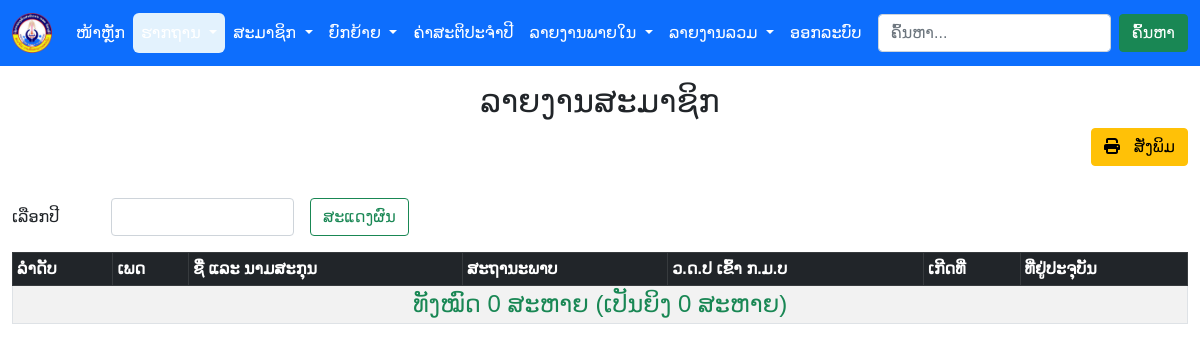
Before: /rpt.php?page=member (signed in) with the older database file.
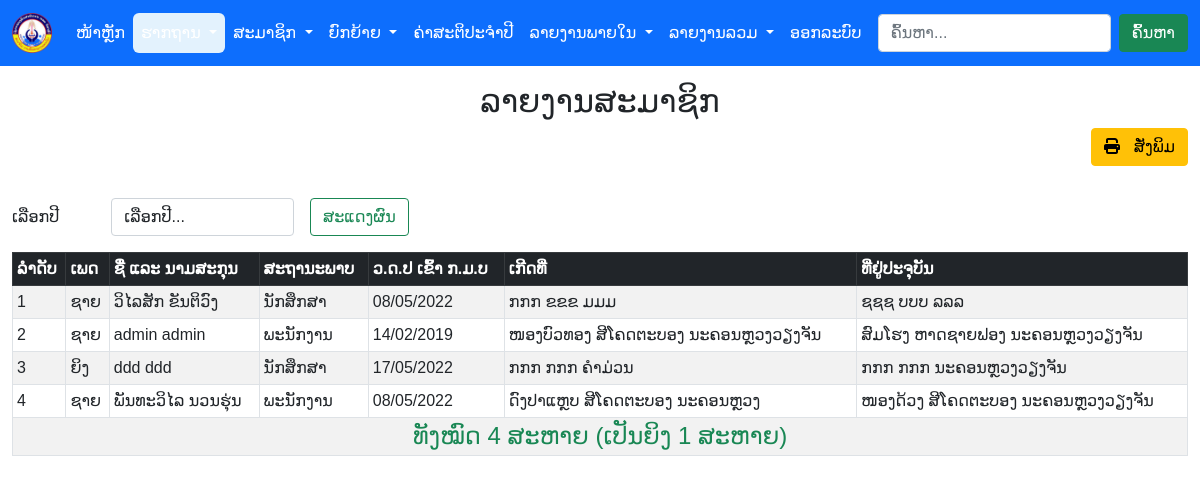
After: the same page with the newer database file.
### tables this page shows
CREATE TABLE `member` (
  `mem_id` int(11) NOT NULL COMMENT 'ລະຫັດສະມາຊິກ',
  `username` varchar(10) NOT NULL COMMENT 'ບັນຊີຜູ້ໃຊ້',
  `password` varchar(255) NOT NULL COMMENT 'ລະຫັດຜ່ານ',
  `role` int(5) NOT NULL DEFAULT 3 COMMENT 'ສິດທິ',
  `book_no` int(5) DEFAULT NULL COMMENT 'ເລກປຶ້ມຕິດຕາມ',
  `firstname` varchar(30) NOT NULL COMMENT 'ຊື່',
  `lastname` varchar(30) NOT NULL COMMENT 'ນາມສະກຸນ',
  `gender` varchar(6) DEFAULT NULL COMMENT 'ເພດ',
  `ethnic` varchar(10) DEFAULT NULL COMMENT 'ຊົນເຜົ່າ',
  `dob` date DEFAULT NULL COMMENT 'ວດປ ເກີດ',
  `h_village` varchar(30) DEFAULT NULL COMMENT 'ບ້ານເກີດ',
  `h_district` varchar(30) DEFAULT NULL COMMENT 'ເມືອງເກີດ',
  `h_province` varchar(30) DEFAULT NULL COMMENT 'ແຂວງເກີດ',
  `addr_village` varchar(30) DEFAULT NULL COMMENT 'ບ້ານຢູ່',
  `addr_district` varchar(30) DEFAULT NULL COMMENT 'ເມືອງຢູ່',
  `addr_province` varchar(30) DEFAULT NULL COMMENT 'ແຂວງຢູ່',
  `join_trade_union_date` date DEFAULT NULL COMMENT 'ວດປ ເຂົ້າຮ່ວມ ກມບ',
  `join_party_date` date DEFAULT NULL COMMENT 'ວດປ ເຂົ້າພັກ',
  `join_women_union_date` date DEFAULT NULL COMMENT 'ວດປ ເຂົ້າສະຫະພັນແມ່ຍິງ',
  `status` int(10) NOT NULL DEFAULT 0 COMMENT 'ສະຖານະສະມາຊິກ',
  `group_id` int(10) NOT NULL COMMENT 'ລະຫັດຈຸ',
  `join_local` date NOT NULL COMMENT 'ວັນທີຮັບເຂົ້າຮາກຖານ'
);

### include/function.php (called while the page is built, shortened)
<?php
function getReport($page){
    $title = '';
    switch($page){
        case 'member': $title = 'ລາຍງານສະມາຊິກ';
        break;
    }
    return $title;
}
function getReportQuery($page, $otherQuery=null){
    $sql = '';
    switch($page){
            case 'member': $sql = "
            SELECT
            CONCAT(member.firstname, ' ', member.lastname) AS fullname,
            CONCAT(member.h_village, ' ', member.h_district, ' ', member.h_province) AS hometown,
            CONCAT(member.addr_village, ' ', member.addr_district, ' ', member.addr_province) AS current_address,
            DATE_FORMAT(member.join_trade_union_date, '%d/%m/%Y') AS j_t_d,
            groups.group_name ,
            member.role,
            member.gender
            FROM member
            JOIN groups ON groups.id = member.group_id
            WHERE groups.col_id = ". $_SESSION['college_id'] ."
            AND member.status <> 2 ";
            if($otherQuery!=null){
                $sql .= $otherQuery;
            }else{
                $sql .= " AND YEAR(join_local) <= ". date('Y');
            }
            $sql .= " ORDER BY member.status ASC, fullname
            ;
            ";
        break;
    }
    return $sql;
}

### rpt.php (the view, shortened to what the changed rows need)
<?php
if($_GET || isset($_GET['page'])):
require_once __DIR__ . '/include/function.php';
require_once __DIR__ . '/include/dbconfig.php';
require_once __DIR__ . '/header.php';
$page = $_GET['page'];
?>
<div class="container-fluid mt-3 mb-3">
    <h2 class="text-center">
        <?= getReport($page) ?>
    </h2>
<?php
    $count = 1;
    $total=$female = 0;
    if($page == 'college'){
        $rs = mysqli_query($con, getReportQuery($page));
        echo mysqli_error($con);
        echo '
        <table class="table table-bordered table-striped table-sm">
                <thead class="table-dark">
                    <tr>
                        <th>ລຳດັບ</th>
                        <th>ຮາກຖານ</th>
                        <th>ປະທານ ກມບ ຮາກຖານ</th>
                        <th>ສະມາຊິກກຳມະບານ</th>
                        <th>ທີ່ຢູ່ ຕິດຕໍ່</th>
                    </tr>
                </thead>
                <tbody>
                ';
            while($row = mysqli_fetch_assoc($rs)){
                echo '
                    <tr>
                        <td>'.$count++.'</td>
                        <td>'.$row['col_name'].'</td>
                        <td>'.$row['president'].'<td>
                            ທັງໝົດ: '.$row['total_member'].' ສະຫາຍ
                            <br>
                            ເປັນຍິງ: '.$row['female_member'].'ສະຫາຍ
                        </td>
                        <td>
                            '.$row['col_address'].'<br>
                            '.$row['tel'].'<br>
                            '.$row['email'].'
                        </td>
                    </tr>
                ';
            }
        echo '
                </tbody>
        </table>
        ';
    } else if($page == 'member'){
        echo '
        <form action="rpt.php?page=member">
        <div class="mt-3 mb-3 d-print-none row g-3">
        ';
        $sql = "SELECT
        DATE_FORMAT(join_local, '%Y') AS y
        FROM member
        JOIN groups ON groups.id = member.group_id
        WHERE groups.col_id = ". $_SESSION['college_id'] ."
        GROUP BY YEAR(join_local)
        ;";
        $y_rs = mysqli_query($con, $sql);
        echo '<div class="col-1"><label class="col-form-label" for="year">ເລືອກປີ</label></div>';
        echo '<div class="col-2"><select class="form-control" id="year" name="year">';
        echo '<option value="">ເລືອກປີ...</option>';
        while($row = mysqli_fetch_assoc($y_rs)){
            echo '<option '.($row['y']==@$_GET['year']?'selected':'').' value="'.$row['y'].'">'.$row['y'].'</option>';
        }
        echo '</select></div>
            <input type="hidden" name="page" value="member"/>
            <div class="col-2"><input type="submit" value="ສະແດງຜົນ" class="btn btn-outline-success"></div>
        </div></form>';
        $rs = mysqli_query($con, getReportQuery($page));
            echo '
                <table class="table table-bordered table-striped table-sm">
                <thead class="table-dark">
                    <th>ລຳດັບ</th>
                    <th>ເພດ</th>
                    <th>ຊື່ ແລະ ນາມສະກຸນ</th>
                    <th>ສະຖານະພາບ</th>
                    <th>ວ.ດ.ປ ເຂົ້າ ກ.ມ.ບ</th>
                    <th>ເກີດທີ່</th>
                    <th>ທີ່ຢູ່ປະຈຸບັນ</th>
                </thead>
            <tbody>
        ';
        while($row = mysqli_fetch_assoc($rs)){
            if($row['gender']=='ຍິງ')$female++;
            echo '
                <tr>
                    <td>'.$count++.'</td>
                    <td>'.$row['gender'].'</td>
                    <td>'.$row['fullname'].'</td>
                    <td>
                        '. ($row['role']<=2?'ພະນັກງານ':'ນັກສຶກສາ') .'
                    </td>
                    <td>'.$row['j_t_d'].'</td>
                    <td>'.$row['hometown'].'</td>
                    <td>'.$row['current_address'].'</td>
                </tr>';
        }
        echo '
            <tr class="text-success text-center h4">
                <td colspan="7">ທັງໝົດ '. mysqli_num_rows($rs) .' ສະຫາຍ (ເປັນຍິງ '.$female.' ສະຫາຍ)</td>
            </tr>
        ';
        echo '
            </tbody>
            </table>
            ';
    }else if($page == 'fee'){
        echo '
        <form action="rpt.php">
        <div class="mt-3 mb-3 d-print-none row g-3">
        ';
        $sql = "SELECT
        yearly_fee.year AS y
        FROM yearly_fee
        GROUP BY yearly_fee.year
        ORDER BY yearly_fee.year DESC
        ;";
        $y_rs = mysqli_query($con, $sql);
        echo '<div class="col-1"><label class="col-form-label" for="year">ເລືອກປີ</label></div>';
        echo '<div class="col-2"><select class="form-control" id="year" name="year">';
        echo '<option value="">ເລືອກປີ...</option>';
        while($row = mysqli_fetch_assoc($y_rs)){
            echo '<option '.($row['y']==@$_GET['year']?'selected':'').' value="'.$row['y'].'">'.$row['y'].'</option>';
        }
        echo '</select></div>
            <input type="hidden" name="page" value="'.$page.'"/>
            <div class="col-2"><input type="submit" value="ສະແດງຜົນ" class="btn btn-outline-success"></div>
        </div></form>';
        $year = null ;
        $rs = mysqli_query($con, getReportQuery($page));
        if(isset($_GET['year'])  && $_GET['year'] != ''){
            $year = mysqli_real_escape_string($con, $_GET['year']);
            $rs = mysqli_query($con, getReportQuery($page, " AND yearly_fee.year= $year "));
        }
            echo '
                <table class="table table-bordered table-striped table-sm">
                <thead class="table-dark">
                    <th>ລຳດັບ</th>
                    <th>ເພດ</th>
                    <th>ຊື່ ແລະ ນາມສະກຸນ</th>
                    <th>ສະຖານະພາບ</th>
                    <th>ວັນທີຊຳລະ</th>
                    <th>ຈຳນວນເງິນ</th>
                </thead>
            <tbody>
        ';
            while($row = mysqli_fetch_assoc($rs)){
                $total += $row['fee'];
                if($row['gender']=='ຍິງ'){$female++;}
                echo '
                    <tr>
                        <td>'.$count++.'</td>
                        <td>'.$row['gender'].'</td>
                        <td>'.$row['fullname'].'</td>
                        <td>
                            '. ($row['role']<=2?'ພະນັກງານ':'ນັກສຶກສາ') .'
                        </td>
                        <td>'.$row['pay_date'].'</td>
                        <td class="text-end">'.number_format($row['fee']).'</td>
                    </tr>
                ';
            }
            echo '
                <tr class="table-success h4">
                    <td colspan="3">
                        ຊຳລະແລ້ວ '.mysqli_num_rows($rs).' ສະຫາຍ (ເປັນຍິງ '.$female.' ສະຫາຍ)
                    </td>
                    <td colspan="2" class="text-end">ລວມທັງໝົດ</td>
                    <td class="text-end">'.number_format($total).'</td>
                </tr>
                </tbody>
            </table>
            ';
            $sql_female = "
            SELECT member.mem_id
                FROM member
                JOIN groups ON groups.id = member.group_id
                WHERE member.mem_id NOT IN
                    (
                    SELECT membership_fee.mem_id
                    FROM membership_fee
                    JOIN yearly_fee ON yearly_fee.id = membership_fee.fee_id
            ";
            if(isset($_GET['year'])  && $_GET['year'] != ''){
                $year = mysqli_real_escape_string($con, $_GET['year']);
                $sql_female .= " WHERE yearly_fee.year = ".$year;
            }else{
                $sql_female .= " WHERE yearly_fee.year = ".date('Y');
            }
            $sql_female .= ")
                AND
                groups.col_id = ".$_SESSION['college_id']."
                ";
                $sql_female .= "
                AND member.gender = 'ຍິງ'
            ";
            $rs_female = mysqli_query($con,$sql_female);
            $sql = "
            SELECT member.mem_id, CONCAT( member.firstname , ' ', member.lastname) AS fullname, member.gender
                FROM member
                JOIN groups ON groups.id = member.group_id
                WHERE member.mem_id NOT IN
                    (
                    SELECT membership_fee.mem_id
                    FROM membership_fee
                    JOIN yearly_fee ON yearly_fee.id = membership_fee.fee_id
                    ";
                    if(isset($_GET['year'])  && $_GET['year'] != ''){
                        $year = mysqli_real_escape_string($con, $_GET['year']);
                        $sql .= " WHERE yearly_fee.year = ".$year;
                    }else{
                        $sql .= " WHERE yearly_fee.year = ".date('Y');
                    }
            $sql .= ")
                AND
                groups.col_id = ".$_SESSION['college_id']."
                ;";
            $rs = mysqli_query($con, $sql);
            echo '<hr class="mt-3 mb-3">';
            echo '<h4>ບໍ່ທັນຊຳລະ ມີ '.mysqli_num_rows($rs).' ສະຫາຍ (ເປັນຍິງ '.mysqli_num_rows($rs_female).' ສະຫາຍ)</h4>';
            echo '<ol>';
            while($row=mysqli_fetch_assoc($rs)){
                echo '<li>ສະຫາຍ '.($row['gender']=='ຍິງ'?'ນາງ':'').' '.$row['fullname'].'</li>';
            }
            echo '</ol>';
    }else if($page == 'in'){
        echo '
        <form action="rpt.php">
        <div class="mt-3 mb-3 d-print-none row g-3">
        ';
        $sql = "SELECT
        YEAR(member_in.issue_date) AS y
        FROM member_in
        GROUP BY YEAR(member_in.issue_date)
        ORDER BY YEAR(member_in.issue_date) DESC
        ;";
        $y_rs = mysqli_query($con, $sql);
        echo '<div class="col-1"><label class="col-form-label" for="year">ເລືອກປີ</label></div>';
        echo '<div class="col-2"><select class="form-control" id="year" name="year">';
        echo '<option value="">ເລືອກປີ...</option>';
        while($row = mysqli_fetch_assoc($y_rs)){
            echo '<option '.($row['y']==@$_GET['year']?'selected':'').' value="'.$row['y'].'">'.$row['y'].'</option>';
        }
        echo '</select></div>
            <input type="hidden" name="page" value="'.$page.'"/>
            <div class="col-2"><input type="submit" value="ສະແດງຜົນ" class="btn btn-outline-success"></div>
        </div></form>';
        $year = null ;
        $rs = mysqli_query($con, getReportQuery($page));
        if(isset($_GET['year'])  && $_GET['year'] != ''){
            $year = mysqli_real_escape_string($con, $_GET['year']);
            $rs = mysqli_query($con, getReportQuery($page, " AND yearly_fee.year= $year "));
        }
            echo '
                <table class="table table-bordered table-striped table-sm">
                <thead class="table-dark">
                    <th>ລຳດັບ</th>
                    <th>ເພດ</th>
                    <th>ຊື່ ແລະ ນາມສະກຸນ</th>
                    <th>ສະຖານະພາບ</th>
                    <th>ເລກທີເອກະສານ</th>
                    <th>ລົງວັນທີ</th>
                </thead>
            <tbody>
        ';
            while($row = mysqli_fetch_assoc($rs)){
                if($row['gender']=='ຍິງ'){$female++;}
                echo '
                    <tr>
                        <td>'.$count++.'</td>
                        <td>'.$row['gender'].'</td>
                        <td>'.$row['fullname'].'</td>
                        <td>
                            '. ($row['role']<=2?'ພະນັກງານ':'ນັກສຶກສາ') .'
                        </td>
                        <td>'.$row['doc_no'].'</td>
                        <td>'.$row['i_d'].'</td>
                    </tr>
                ';
            }
            echo '
                <tr class="table-success text-center h4">
                    <td colspan="6">
                        ລວມ '.mysqli_num_rows($rs).' ສະຫາຍ (ເປັນຍິງ '.$female.' ສະຫາຍ)
                    </td>
                </tr>
                </tbody>
            </table>
            ';
    }else if($page == 'out'){
    }else if($page == 'activity'){
    }else {
        echo '<h2>ກະລຸນາເລືອກລາຍງານ</h2>';
    }
?>
</div>
<?php
require __DIR__ . '/footer.php';
?>
<?php endif;?>

Changed rows visible on the page:
now on this page (row edited): member: gender "ຊາຍ", fullname "ວິໄລສັກ ຂັນຕິວົງ", role "ນັກສຶກສາ", j_t_d "08/05/2022", hometown "ກກກ ຂຂຂ ມມມ", current_address "ຊຊຊ ບບບ ລລລ"
now on this page (row edited): member: gender "ຊາຍ", fullname "admin admin", role "ພະນັກງານ", j_t_d "14/02/2019", hometown "ໜອງບົວທອງ ສີໂຄດຕະບອງ ນະຄອນຫຼວງວຽງຈັນ", current_address "ສົມໂຮງ ຫາດຊາຍຟອງ ນະຄອນຫຼວງວຽງຈັນ"
added member: gender "ຍິງ", fullname "ddd ddd", role "ນັກສຶກສາ", j_t_d "17/05/2022", hometown "ກກກ ກກກ ຄຳມ່ວນ", current_address "ກກກ ກກກ ນະຄອນຫຼວງວຽງຈັນ"
now on this page (row edited): member: gender "ຊາຍ", fullname "ພັນທະວິໄລ ນວນຮຸ່ນ", role "ພະນັກງານ", j_t_d "08/05/2022", hometown "ດົງປາແຫຼບ ສີໂຄດຕະບອງ ນະຄອນຫຼວງ", current_address "ໜອງດ້ວງ ສີໂຄດຕະບອງ ນະຄອນຫຼວງວຽງຈັນ"
Other visible differences:
form field year: (not shown) → "ເລືອກປີ..."
mysqli_num_rows($rs): "0" → "4"
$female: "0" → "1"
